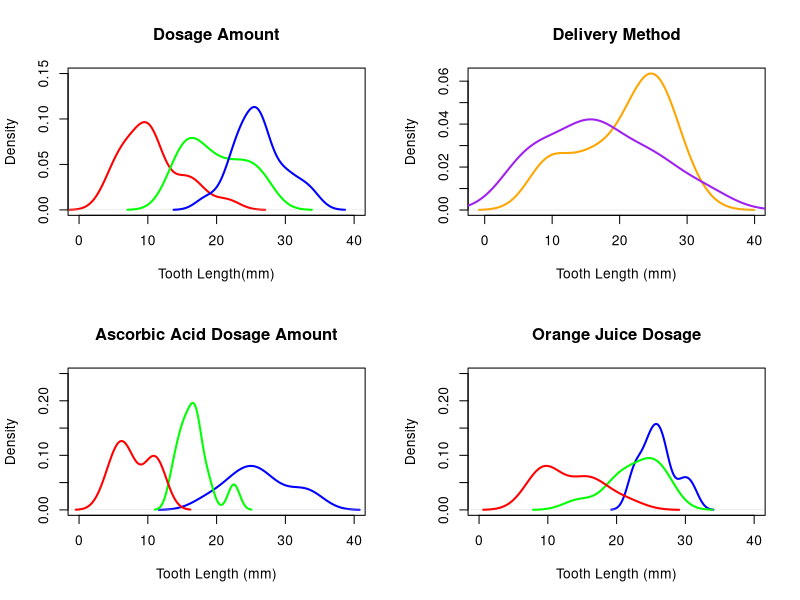

R code for this plot:
## ---- chunk 1
library(datasets); data = ToothGrowth
observations <- nrow(data); variables <- ncol(data); names <- names(data); mean.tooth<-mean(data$len)
## ---- chunk 2
low <- subset(data, data$dose==0.5); med <- subset(data, data$dose==1.0); 
high <- subset(data, data$dose==2.0)

VC <- subset(data, data$supp=="VC"); OJ <- subset(data, data$supp=="OJ")
lowVC <- subset(VC, VC[,3]==0.5); medVC <- subset(VC, VC[,3]==1.0); highVC <- subset(VC, VC[,3]==2.0)
lowOJ <- subset(OJ, OJ[,3]==0.5); medOJ <- subset(OJ, OJ[,3]==1.0); 
highOJ <- subset(OJ, OJ[,3]==2.0)

### Graphs of data by factor and interaction
par(mfrow=c(2,2))
plot(density(low$len), col="red", xlim=c(0,40), ylim=c(0,0.15), lwd=2, main="Dosage Amount", xlab="Tooth Length(mm)")
lines(density(med$len), col="green", lwd=2); lines(density(high$len), col="blue", lwd=2)

plot(density(OJ$len), col="orange", lwd=2, main="Delivery Method", xlab="Tooth Length (mm)") 
lines(density(VC$len), col="purple", lwd=2)

plot(density(highVC$len), col="blue", lwd=2, xlim=c(0,40), ylim=c(0,0.25), 
     main="Ascorbic Acid Dosage Amount", xlab="Tooth Length (mm)") 
lines(density(medVC$len), col="green", lwd=2); lines(density(lowVC$len), col="red", lwd=2)

plot(density(highOJ$len), col="blue", lwd=2, xlim=c(0,40), ylim=c(0,0.25),
     main="Orange Juice Dosage", xlab="Tooth Length (mm)") 
lines(density(medOJ$len), col="green", lwd=2); lines(density(lowOJ$len), col="red", lwd=2)
## ---- chunk 3
t.test(data$len, data$dose)
t.test(VC$len, VC$dose)
t.test(OJ$len, OJ$dose)
